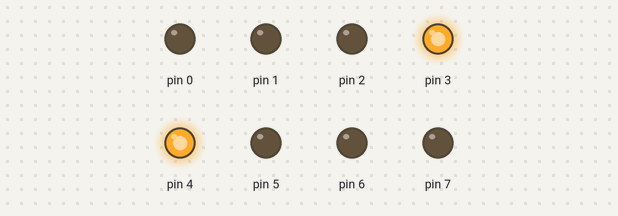
Simulated run of this sketch. Board: Arduino Uno, built with avr-gcc and run on an emulated ATmega328P. On the bench: output pins drawn as LEDs (lit = HIGH).

Above: at 0.5 s.
At 2.5 s:
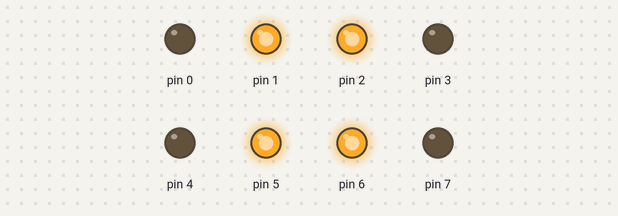
At 4.0 s:
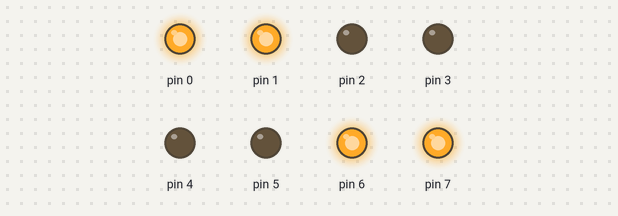
At 9.5 s:
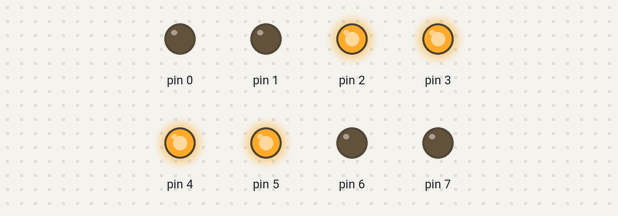
Timing chart, 0 to 10.4 s (numbered marks = the images above):
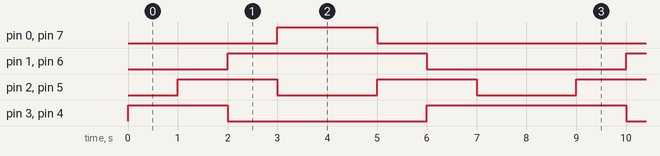

Measured:
- by itself, pin 0, pin 7: alternates HIGH for 2.0 s and LOW for 6.0 s
- by itself, pin 1, pin 6: alternates HIGH for 4.0 s and LOW for 4.0 s
- by itself, pin 2, pin 5: alternates HIGH for 2.0 s and LOW for 2.0 s
- by itself, pin 3, pin 4: repeats every 8.0 s: LOW 4.0 s, HIGH 4.0 s

The sketch:

Number8_bit_manipulation_GPIO.ino
```cpp
#define TIME_INTERVAL 1000
#define ARRSIZE 8
int main() {
  DDRD = 0xFF;
  while(true) {
    uint8_t left = 0x18, right = 0x18; // left: 往左, right 往右
    for(uint8_t i = 0; i < ARRSIZE; i++) {
      if(i == 4) {
        // 觸底反彈, right left 數值交換
        right = 0xC0, left = 0x03; // 11000011
      }
      PORTD = left | right;
      _delay_ms(TIME_INTERVAL);
      left <<= 1;
      right >>= 1;
    }
  }
}
// 使用 186 bytes
// 0 bytes
```
